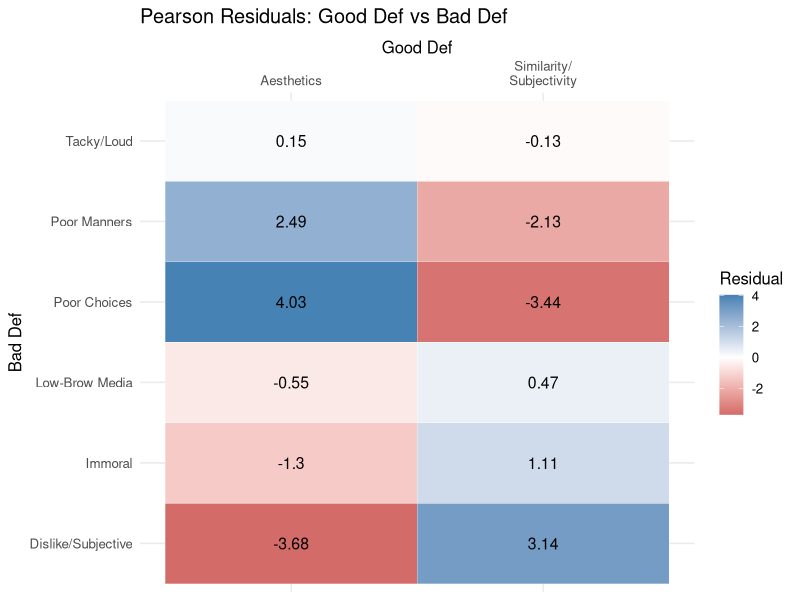
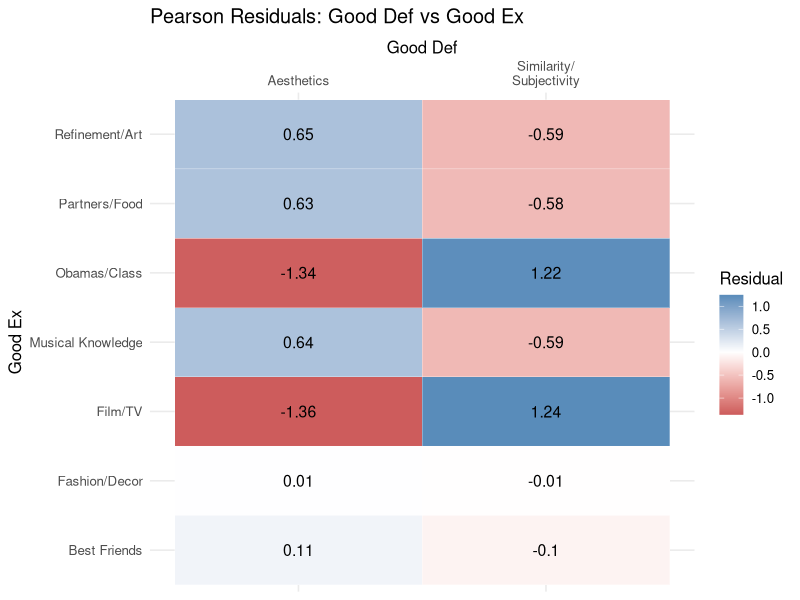
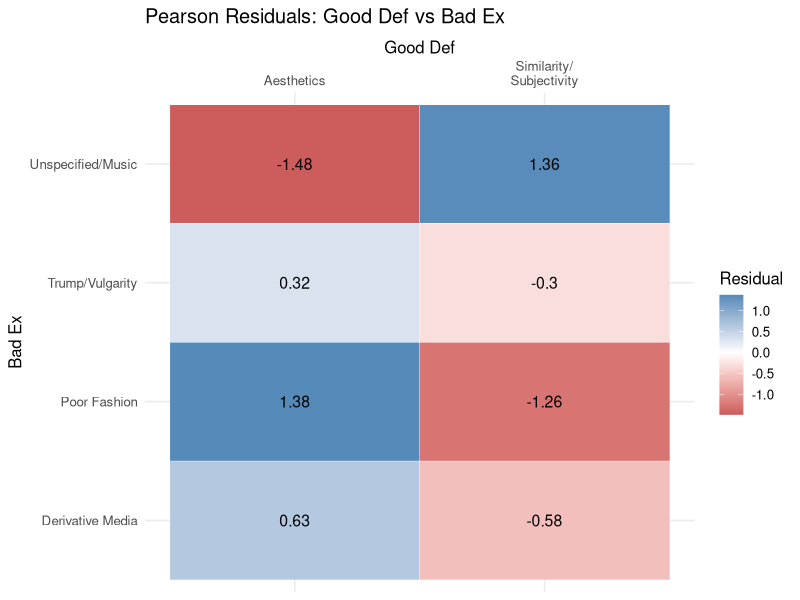
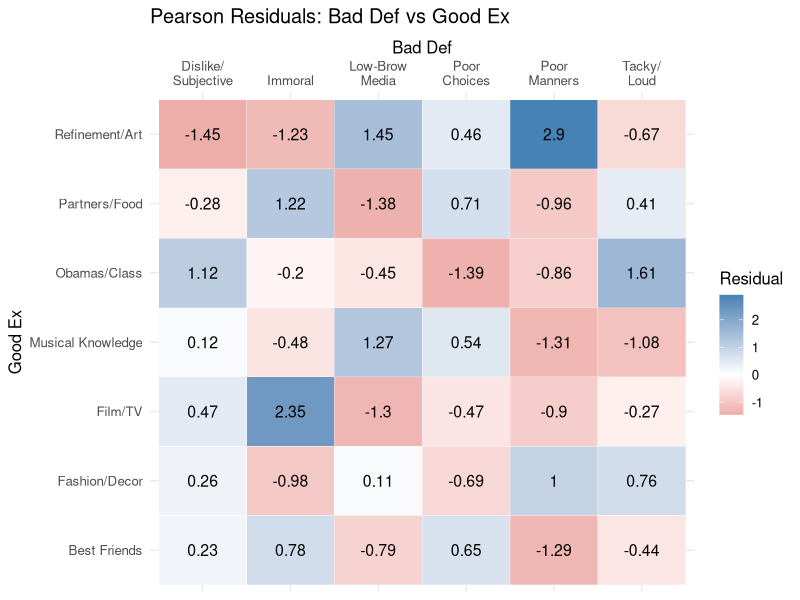
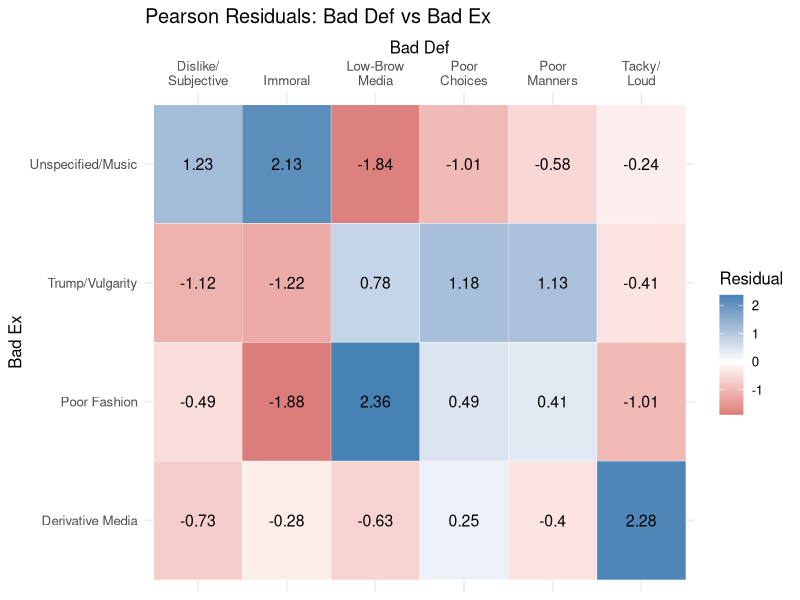
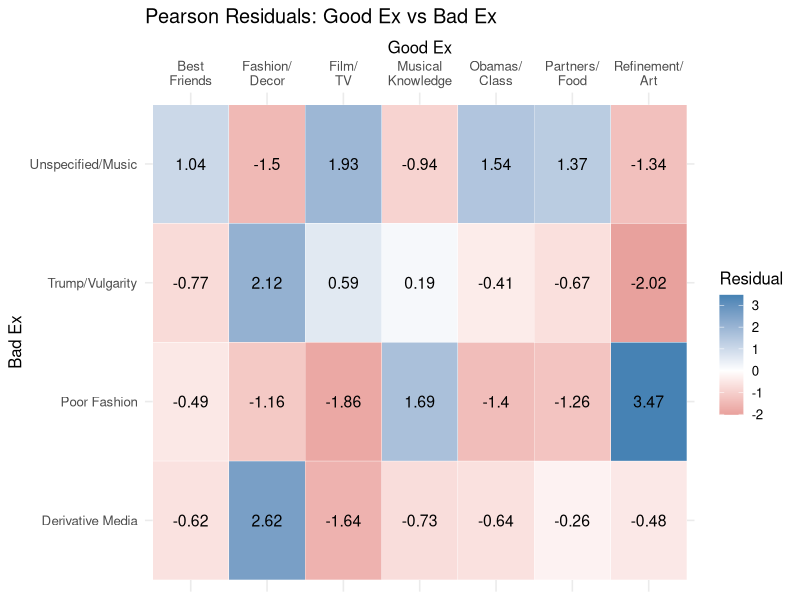
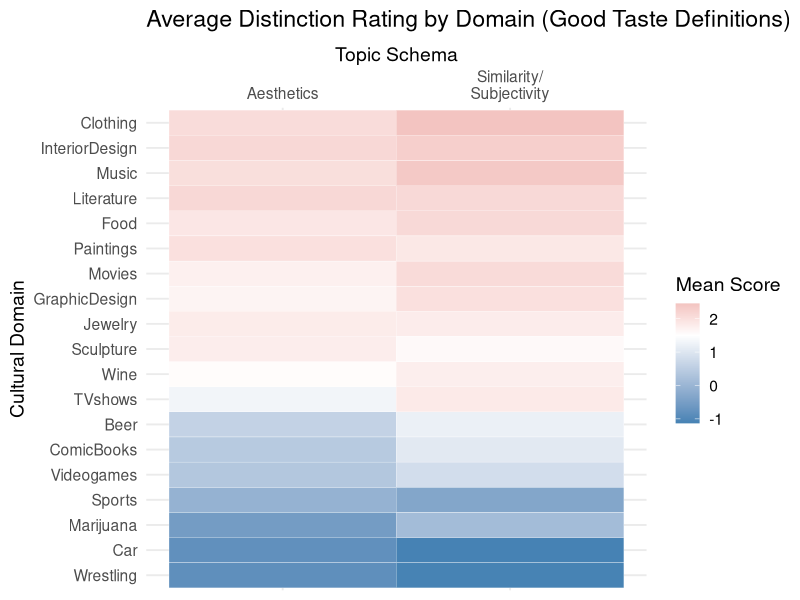
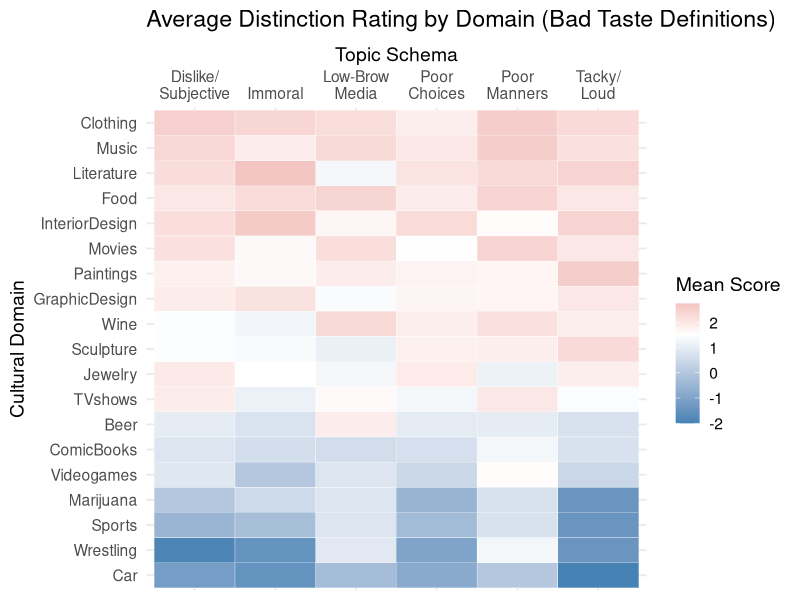

Recreate these plots in R, in order.
library(dplyr)
library(ggplot2)
library(readr)
library(tidyr)
library(stringr)

# --- RE-GENERATE PEARSON RESIDUAL PLOTS ---
raw_survey <- read_csv("data/FolkTaste_CleanData.csv", show_col_types = FALSE)
if(grepl("What do you mean", raw_survey$GoodTaste_Def[1])) raw_survey <- raw_survey[-1, ]
raw_survey <- raw_survey %>% filter(Taste_Possibility == "YES")

gd_probs <- read_csv("good_taste_def_model_min10/document_topic_probabilities.csv", show_col_types = FALSE)
bd_probs <- read_csv("bad_taste_def_model_min5/document_topic_probabilities.csv", show_col_types = FALSE)
ge_probs <- read_csv("good_taste_example_model_min5/document_topic_probabilities.csv", show_col_types = FALSE)
be_probs <- read_csv("bad_taste_example_model_min10/document_topic_probabilities.csv", show_col_types = FALSE)

get_primary <- function(probs, name) {
  tc <- setdiff(names(probs), "original_index")
  probs$primary <- apply(probs[, tc], 1, function(row) tc[which.max(row)])
  res <- probs %>% select(original_index, primary)
  names(res)[2] <- name
  res
}

gd <- get_primary(gd_probs, "Good_Def")
bd <- get_primary(bd_probs, "Bad_Def")
ge <- get_primary(ge_probs, "Good_Ex")
be <- get_primary(be_probs, "Bad_Ex")

df <- gd %>% inner_join(bd, by="original_index") %>% inner_join(ge, by="original_index") %>% inner_join(be, by="original_index")

t_g_d <- c("-1"="Outlier", "0"="Similarity/Subjectivity", "1"="Aesthetics", "2"="Style/Quality")
t_b_d <- c("-1"="Outlier", "0"="Dislike/Subjective", "1"="Poor Choices", "2"="Tacky/Loud", "3"="Low-Brow Media", "4"="Immoral", "5"="Poor Manners")
t_g_e <- c("-1"="Outlier", "0"="Fashion/Decor", "1"="Refinement/Art", "2"="Best Friends", "3"="Musical Knowledge", "4"="Film/TV", "5"="Obamas/Class", "6"="Partners/Food")
t_b_e <- c("-1"="Outlier", "0"="Unspecified/Music", "1"="Poor Fashion", "2"="Derivative Media", "3"="Trump/Vulgarity")

df <- df %>%
  filter(Good_Def != "-1", Bad_Def != "-1", Good_Ex != "-1", Bad_Ex != "-1") %>%
  mutate(
    Good_Def = t_g_d[as.character(Good_Def)],
    Bad_Def = t_b_d[as.character(Bad_Def)],
    Good_Ex = t_g_e[as.character(Good_Ex)],
    Bad_Ex = t_b_e[as.character(Bad_Ex)]
  )

combos <- combn(c("Good_Def", "Bad_Def", "Good_Ex", "Bad_Ex"), 2, simplify = FALSE)

for (c in combos) {
  v1 <- c[1]
  v2 <- c[2]
  tb <- table(df[[v1]], df[[v2]])
  if(nrow(tb)>1 && ncol(tb)>1) {
    res <- chisq.test(tb)
    r_df <- as.data.frame(as.table(res$residuals))
    names(r_df) <- c("Var1", "Var2", "Residual")
    
    # Format labels with newlines so they fit horizontally
    r_df$Var1 <- str_replace_all(r_df$Var1, "/", "/\n")
    r_df$Var1 <- str_replace_all(r_df$Var1, " ", "\n")
    
    p <- ggplot(r_df, aes(x = Var1, y = Var2, fill = Residual)) +
      geom_tile(color = "white") +
      geom_text(aes(label = round(Residual, 2)), color = "black", size = 4) +
      scale_fill_gradient2(low = "indianred", mid = "white", high = "steelblue", midpoint = 0) +
      scale_x_discrete(position = "top") +
      theme_minimal(base_size = 12) +
      theme(axis.text.x = element_text(angle = 0, hjust = 0.5, vjust = 0)) +
      labs(
        title = sprintf("Pearson Residuals: %s vs %s", str_replace(v1, "_", " "), str_replace(v2, "_", " ")),
        x = str_replace(v1, "_", " "),
        y = str_replace(v2, "_", " "),
        fill = "Residual"
      )
    ggsave(sprintf("report/Plots/schema_corr_%s_%s.png", v1, v2), plot=p, width=10, height=7)
  }
}

# --- RE-GENERATE HEATMAPS (DEFINITIONS AND EXAMPLES) ---
df_g_d <- get_primary(gd_probs, "Good_Def")
df_b_d <- get_primary(bd_probs, "Bad_Def")
df_g_e <- get_primary(ge_probs, "Good_Ex")
df_b_e <- get_primary(be_probs, "Bad_Ex")

raw_survey$python_index <- 0:(nrow(raw_survey)-1)
m_df <- raw_survey %>%
  left_join(df_g_d, by=c("python_index"="original_index")) %>%
  left_join(df_b_d, by=c("python_index"="original_index")) %>%
  left_join(df_g_e, by=c("python_index"="original_index")) %>%
  left_join(df_b_e, by=c("python_index"="original_index")) %>%
  mutate(
    Good_Def = t_g_d[as.character(Good_Def)],
    Bad_Def = t_b_d[as.character(Bad_Def)],
    Good_Ex = t_g_e[as.character(Good_Ex)],
    Bad_Ex = t_b_e[as.character(Bad_Ex)]
  )

distinction_cols <- grep("Domains_Distinction1_", names(m_df), value = TRUE)

create_heatmap <- function(data, group_col, title, filename) {
  d_clean <- data %>% filter(!is.na(!!sym(group_col)) & !!sym(group_col) != "Outlier")
  
  dist_means <- d_clean %>%
    select(all_of(group_col), all_of(distinction_cols)) %>%
    pivot_longer(cols = starts_with("Domains_Distinction1_"), names_to = "Domain", values_to = "Score") %>%
    mutate(Domain = str_remove(Domain, "Domains_Distinction1_"), Score = as.numeric(Score)) %>%
    filter(!is.na(Score)) %>%
    group_by(!!sym(group_col), Domain) %>%
    summarize(Mean_Score = mean(Score, na.rm = TRUE), .groups = 'drop')
  
  domain_order <- dist_means %>% group_by(Domain) %>% summarize(Overall = mean(Mean_Score)) %>% arrange(Overall) %>% pull(Domain)
  dist_means <- dist_means %>% mutate(Domain = factor(Domain, levels = domain_order))
  
  # Add newlines to make sure they fit horizontally
  dist_means[[group_col]] <- str_replace_all(dist_means[[group_col]], "/", "/\n")
  dist_means[[group_col]] <- str_replace_all(dist_means[[group_col]], " ", "\n")
  
  p <- ggplot(dist_means, aes(x = !!sym(group_col), y = Domain, fill = Mean_Score)) +
    geom_tile(color = "white") +
    scale_fill_gradient2(low = "steelblue", mid = "white", high = "indianred", midpoint = 1.5) +
    scale_x_discrete(position = "top") +
    theme_minimal(base_size = 14) +
    theme(axis.text.x = element_text(angle = 0, hjust = 0.5, vjust = 0)) +
    labs(title = title, x = "Topic Schema", y = "Cultural Domain", fill = "Mean Score")
  
  ggsave(filename, plot = p, width = 11, height = 7)
}

create_heatmap(m_df, "Good_Def", "Average Distinction Rating by Domain (Good Taste Definitions)", "report/Plots/distinction_domains.png")
create_heatmap(m_df, "Bad_Def", "Average Distinction Rating by Domain (Bad Taste Definitions)", "report/Plots/distinction_domains_bad.png")
create_heatmap(m_df, "Good_Ex", "Average Distinction Rating by Domain (Good Taste Examples)", "report/Plots/distinction_domains_good_ex.png")
create_heatmap(m_df, "Bad_Ex", "Average Distinction Rating by Domain (Bad Taste Examples)", "report/Plots/distinction_domains_bad_ex.png")
